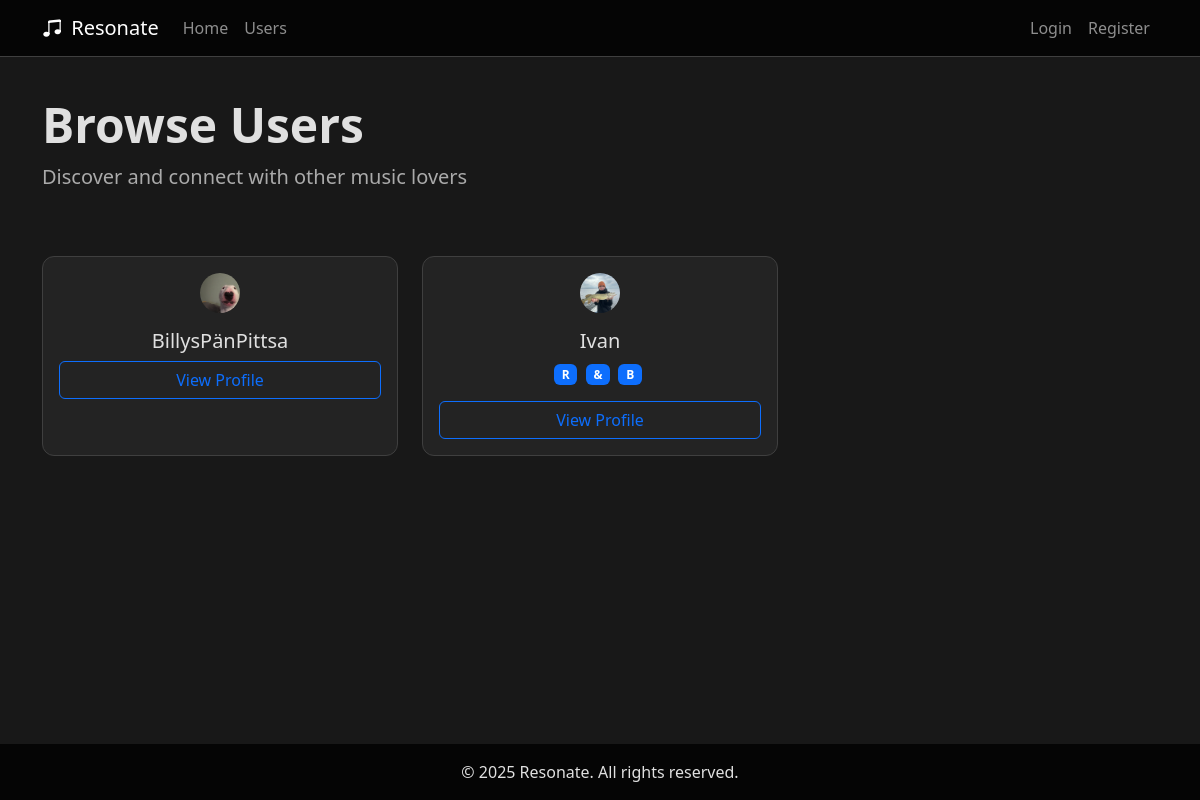
/users, run on an earlier commit of the app's database.
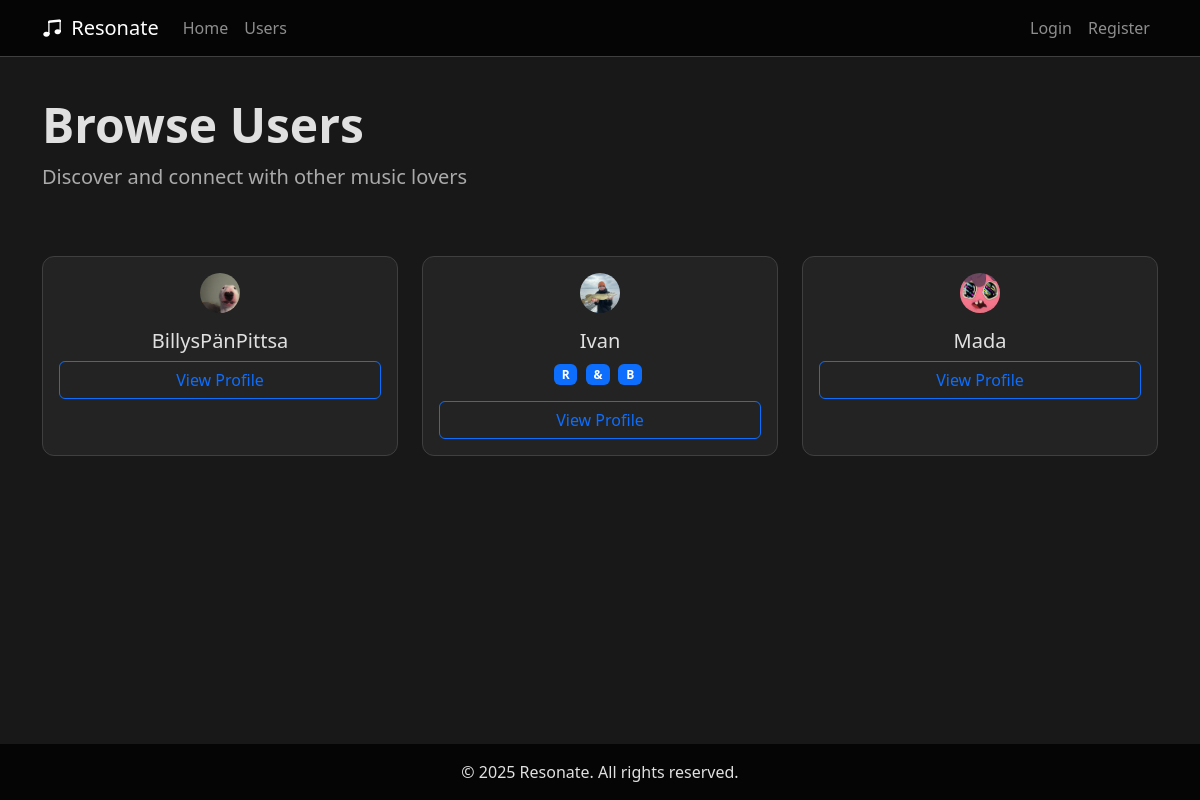
And on a later commit of the database.
### app.py (models this page shows, shortened)
class User(UserMixin, db.Model):
    __tablename__ = 'users'
    userId = db.Column(db.String(36), primary_key=True, default=lambda: str(uuid.uuid4()))
    username = db.Column(db.String(80), nullable=False)
    email = db.Column(db.String(120), unique=True, nullable=False)
    password = db.Column(db.String(128))
    profilePicture = db.Column(db.String, nullable=True, default='default.jpg')
    favoriteGenres = db.Column(db.String, nullable=True)
    createdAt = db.Column(db.DateTime, default=datetime.utcnow)
    spotify_access_token = db.Column(db.String(255), nullable=True)
    spotify_refresh_token = db.Column(db.String(255), nullable=True)
    spotify_user_id = db.Column(db.String(255), nullable=True)
    spotify_token_expiry = db.Column(db.DateTime, nullable=True)
    bio = db.Column(db.Text, nullable=True)
    sotd_title = db.Column(db.String(200), nullable=True)
    sotd_artist = db.Column(db.String(200), nullable=True)
    song_picture = db.Column(db.String(200), nullable=True)
    favorite_songs = db.Column(db.String, nullable=True)
    followed = db.relationship(
        'User',
        secondary=followers,
        primaryjoin=(followers.c.follower_id == userId),
        secondaryjoin=(followers.c.followed_id == userId),
        backref=db.backref('followers', lazy='dynamic'),
        lazy='dynamic'
    )

### app.py (the view)
@app.route('/users')
def users():
    users = User.query.all()
    return render_template('users.html', users=users)

### templates/users.html (shortened to what this page needs)
{% extends "base.html" %}
{% block content %}
<div class="container mt-5">
    <div class="row">
        <div class="col-md-12 mb-5">
            <h1 class="display-5 fw-bold">Browse Users</h1>
            <p class="lead text-muted">Discover and connect with other music lovers</p>
        </div>
    </div>
    <div class="row">
        {% for user in users %}
        <div class="col-md-4 mb-4">
            <div class="card h-100">
                <div class="card-body text-center">
                    <div class="mb-3" style="display: flex; justify-content: center;">
                        <img src="{{ url_for('static', filename='profile_pics/' + user.profilePicture) }}"
                            class="profile-pic-small"
                            alt="{{ user.username }}'s profile picture">
                    </div>
                    <h5 class="card-title">{{ user.username }}</h5>
                    {% if user.favoriteGenres %}
                    <div class="mb-3">
                        {% for genre in user.favoriteGenres %}
                        <span class="badge bg-primary me-1">{{ genre }}</span>
                        {% endfor %}
                    </div>
                    {% endif %}
                    <div class="d-grid gap-2">
                        <a href="{{ url_for('profile', username=user.username) }}" class="btn btn-outline-primary">View Profile</a>
                    </div>
                </div>
            </div>
        </div>
        {% endfor %}
    </div>
</div>
{% endblock %}

What changed in the data, as far as the page shows it:
added User: profilePicture (picture), username "Mada"
